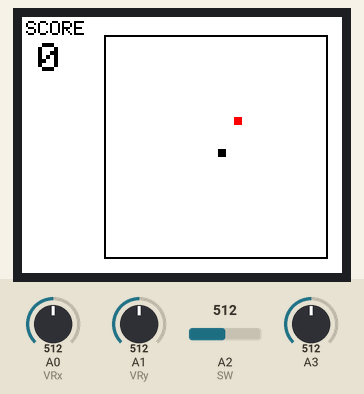
The sketch below on a simulated Arduino Uno, built with avr-gcc and run on an emulated ATmega328P. Shown: 160×128 colour display. Inputs (shaded band) come from the test bench; at power-on: A0 (VRx) = 512, A1 (VRy) = 512, A2 (SW) = 512, A3 = 512. Random numbers use the default seed unless the sketch sets one; what the sketch prints to the serial monitor is not drawn.

Above: at 1.3 s.
1.4 s: A0 (VRx) set to 982
2.9 s: A0 (VRx) set to 1009
At 3.28 s:
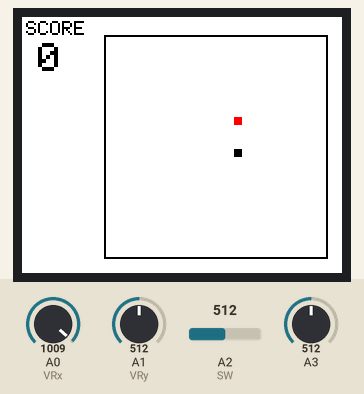
5.0 s: A1 (VRy) set to 493
At 5.91 s:
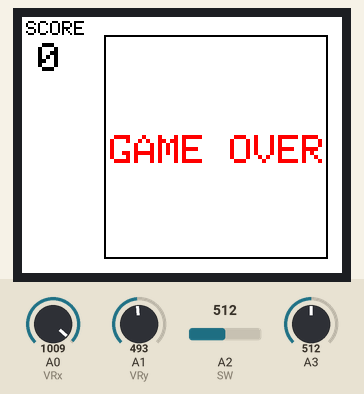
Timing chart, 0 to 8.0 s (numbered marks = the images above; inputs shaded):
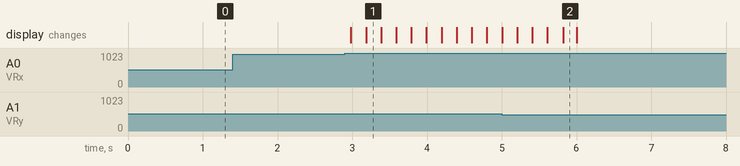

The sketch:

snakeGame.ino
```cpp
#include <Adafruit_GFX.h>
#include <Adafruit_ST7735.h>

#define TFT_CS        10
#define TFT_RST        9
#define TFT_DC         8

Adafruit_ST7735 tft=
Adafruit_ST7735(TFT_CS, TFT_DC, TFT_RST);

int VRx=A0;
int VRy=A1;
int SW=A2;

int xPosition;
int yPosition;
int SW_state;
int mapX;
int mapY;

int smer_j;

int stTel;

int game;

int x;

int koliko;

//Igralno polje
int xp = 41;
int yp = 9;
int sv = 112;

struct Kord
{
  int x, y;
  Kord *nasl;
}*zacetek, *rep;

struct Glava
{
  int x, y;
} glava;


struct Sadje
{
  int x, y;
} sadje;


void setup() {
  Serial.begin(9600);
  posodobi();
}


//Nakljucno spawnanje sadja
void randSpawn(){
  Kord *tmp;
  bool x = 0;
  int x1, y1;
  while(x == 0){
    x1 = random(xp+1, sv);
    y1 = random(yp+1, sv);
    if(x1 != glava.x && y1 != glava.y)
      if((y1-yp-1)%4 == 0 && (x1-xp-1)%4 == 0){
        if(stTel != 0){
          for(tmp = zacetek; tmp != NULL; tmp=tmp->nasl)
            if(x1 != tmp->x && y1 != tmp->y){
              x = 1;
              break;
          }
        }
        else{
          x = 1;
        }
      }
  }
  if(x = 1){
    kvadrat(x1, y1, ST7735_RED);
    sadje.x = x1;
    sadje.y = y1;
  }
}


//Bere pozicijo joysticka
void readP(){
  xPosition = analogRead(VRx);
  yPosition = analogRead(VRy);
  SW_state = analogRead(SW);
  mapX = map(xPosition, 0, 1023, -512, 512);
  mapY = map(yPosition, 0, 1023, -512, 512);
}


//Najde smer
void smer(){
  int kam=smer_j;
  if(mapX>=-5 && mapX<=30 && mapY<=-480 && mapY>=-512 && kam!=2)
    smer_j = 1;

  if(mapX>=-5 && mapX<=30 && mapY<=512 && mapY>=480 && kam!=1)
    smer_j = 2;

  if(mapX>=-512 && mapX<=-480 && mapY<=30 && mapY>=-5 && kam!=4)
    smer_j = 3;

  if(mapX>=480 && mapX<=512 && mapY<=30 && mapY>=-5 && kam!=3)
    smer_j = 4;
}


//Zazna ce se zabijes v steno ali v kaco
void zabit(){
  Kord *tmp;
  if(glava.x<xp || glava.x>xp+sv || glava.y<yp || glava.y>yp+sv)
    game=1;
  else{
    if(x==1)
      for(tmp=zacetek; tmp!=NULL; tmp=tmp->nasl){
        Serial.print(glava.x);
        Serial.print("   ");
        Serial.print(glava.y);
        Serial.print("    ");
        Serial.print(tmp->x);
        Serial.print("   ");
        Serial.println(tmp->y);
        if(glava.x==tmp->x && glava.y==tmp->y){
          Serial.println("brisi");
          game=1;
          break;
        }
      }
    else
      x=1;
  }
}


void gameOver(){
  if(koliko==0){
    //Zbrise zadnji del kace
    kvadrat(glava.x, glava.y, ST7735_WHITE);

    //Zbrise zaslon
    tft.fillRect(xp-2, yp-2, sv+4, sv+4, ST7735_WHITE);
    tft.drawRect(xp, yp, sv, sv, ST7735_BLACK);

    tft.setTextSize(2);
    tft.setCursor(xp+3, yp+sv/2-6);
    tft.setTextColor(ST77XX_RED);
    tft.println("GAME OVER");
  }
  else
    koliko=1;

  while(SW_state!=0){
    SW_state = analogRead(SW);
    if(SW_state<=800){
      posodobi();
      break;
    }
  }

}


//Narise del kace
void kvadrat(int x1, int y1, int color){
  tft.drawRect(x1, y1, 4, 4, color);
  tft.fillRect(x1, y1, 4, 4, color);
}


//Vstavi telo na prvo mesto
void vstaviTelo(int x, int y){
  Kord *tmp=new Kord;
  tmp->x=x;
  tmp->y=y;
  tmp->nasl=zacetek;
  zacetek=tmp;
  if(tmp->nasl==NULL)
    rep=tmp;

}


//Brise zadnje telo
void brisiTelo(){
  int i=0;
  Kord *tmp, *prej;
  tmp=zacetek;
  prej=tmp;
  while(tmp!=rep){
    prej=tmp;
    tmp=tmp->nasl;
    i++;
  }
  rep=prej;
  prej->nasl=NULL;
  delete tmp;
}

//Napise besedo Score
void scoreNapis(){
  tft.setTextSize(1);
  tft.setCursor(2, 2);
  tft.setTextColor(ST77XX_BLACK);
  tft.println("SCORE");
}

void posodobi(){
  //Postavi rep in zacetek na NULL
  zacetek=rep=NULL;
  smer_j=0;
  stTel=0;
  game=0;
  x=0;
  xPosition=0;
  yPosition=0;
  SW_state=0;
  mapX=0;
  mapY=0;
  koliko=0;

  randomSeed(analogRead(3));

  //Inicializacija vhodov
  pinMode(VRx, INPUT);
  pinMode(VRy, INPUT);
  pinMode(SW, INPUT_PULLUP);

  //Inicializacija zaslona na belo barvo
  tft.initR(INITR_BLACKTAB);
  tft.setRotation(3); //obrne zaslon na pravo stran
  tft.fillScreen(ST7735_WHITE);


  //Narise igralno polje
  tft.drawRect(xp, yp, sv, sv, ST7735_BLACK); // x, y, sirina, visina, barva

  //Napise besedo Score
  scoreNapis();

  //Postavi kaco na sredino
  kvadrat(sv/2+xp+1, sv/2+yp+1, ST7735_BLACK);

  //Dodamo kordinate v strukturo
  glava.x = sv/2+xp+1;
  glava.y = sv/2+yp+1;

  //Vstavi glavo kace v telo
  vstaviTelo(glava.x, glava.y);

  //Zacetno sadje
  randSpawn();

  rezultat();
}

//Telo kace
void telo(){
  zabit();
  kvadrat(glava.x, glava.y, ST7735_BLACK);
  if(glava.x==sadje.x && glava.y==sadje.y){
    x=0;
    stTel++;
    rezultat();
    vstaviTelo(glava.x, glava.y);
    randSpawn();
  }
  else{
      vstaviTelo(glava.x, glava.y);
      kvadrat(rep->x, rep->y, ST7735_WHITE);
      brisiTelo();
  }
}

void rezultat(){
  tft.setCursor(8, 13);
  tft.fillRect(8, 13, 25, 25, ST7735_WHITE);
  tft.setTextSize(2);
  tft.print(stTel);
}

//Premik kace s doloceno smer
void premik(){
  switch(smer_j){
    //GOR
    case(1): glava.y -=4;
             telo();
             break;
    //DOL
    case(2): glava.y +=4;
             telo();
             break;
    //LEVO
    case(3): glava.x -=4;
             telo();
             break;
    //DESNO
    case(4): glava.x +=4;
             telo();
             break;
  }
}


void loop() {
  if(game==0){
    readP();
    smer();
    premik();
  }
  else{
    gameOver();
  }
  delay(200);
}
```

Measured:
- the behaviour switches between 991 and 992 on A0 (VRx) (found by bisection; images 0 and 1)
- the behaviour switches between 507 and 506 on A1 (VRy) (found by bisection; images 1 and 2)
- after the input at 1.4 s, every drawn part: stays the same
- after the input at 2.9 s, the display: first changes after 0.08 s (image 1 shows a later state)
